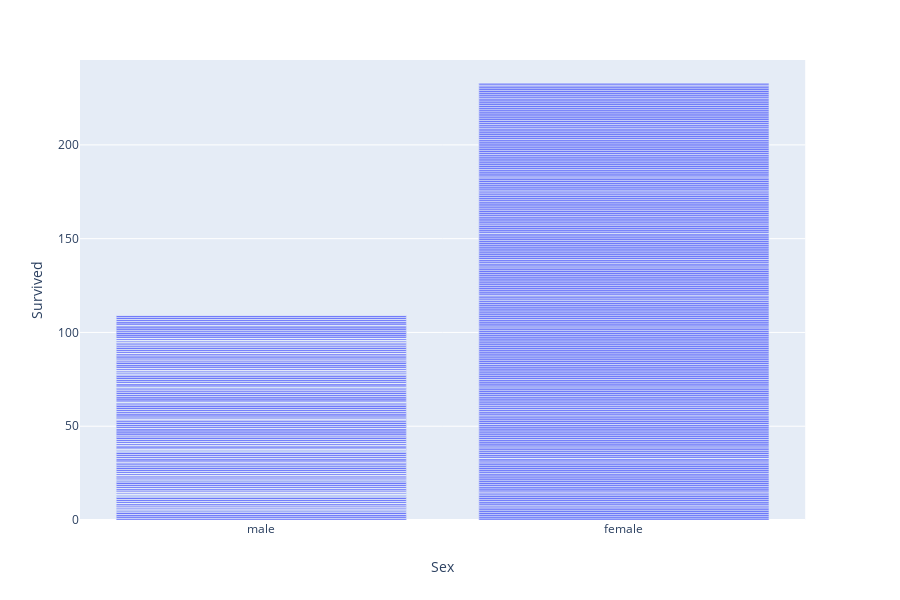

Notebook source saved alongside this figure:
### Code cell
px.bar(df,x="Sex",y="Survived")

### Figure 1 — Plotly figure (JSON) as saved in the notebook; plotly's stock layout.template omitted (floating-point values rounded to 4 significant figures; data arrays with more than 128 entries replaced by an {"elided": "..."} marker saying what was removed)
{"data": [{"alignmentgroup": "True", "hoverlabel": {"namelength": 0}, "hovertemplate": "Sex=%{x}<br>Survived=%{y}", "legendgroup": "", "marker": {"color": "#636efa"}, "name": "", "offsetgroup": "", "orientation": "v", "showlegend": false, "textposition": "auto", "type": "bar", "x": {"elided": "891 str values"}, "xaxis": "x", "y": {"elided": "891 int values"}, "yaxis": "y"}], "layout": {"barmode": "relative", "height": 600, "legend": {"tracegroupgap": 0}, "margin": {"t": 60}, "xaxis": {"anchor": "y", "domain": [0, 0.98], "title": {"text": "Sex"}}, "yaxis": {"anchor": "x", "domain": [0, 1], "title": {"text": "Survived"}}}}
